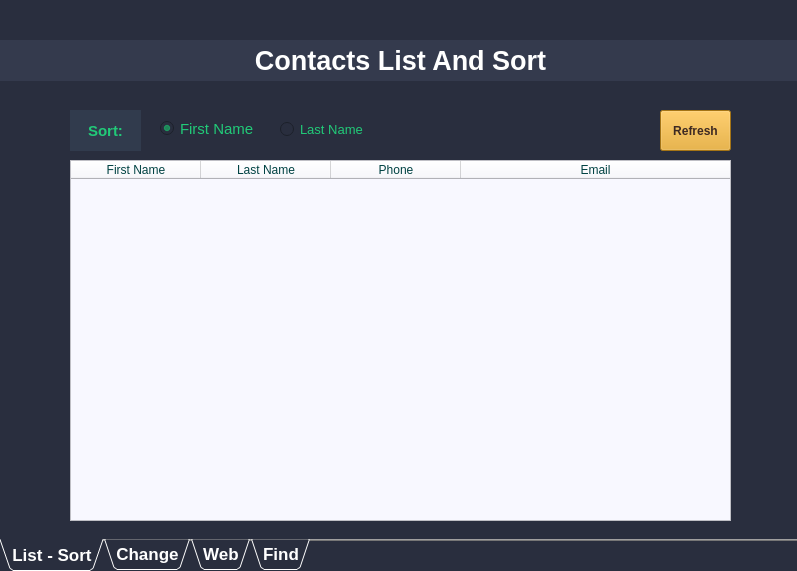
<?xml version="1.0" encoding="UTF-8"?>
<ui version="4.0">
 <class>MainWindow</class>
 <widget class="QMainWindow" name="MainWindow">
  <property name="geometry">
   <rect>
    <x>0</x>
    <y>0</y>
    <width>797</width>
    <height>571</height>
   </rect>
  </property>
  <property name="windowTitle">
   <string>MainWindow</string>
  </property>
  <property name="styleSheet">
   <string notr="true">color:white</string>
  </property>
  <widget class="QWidget" name="centralwidget">
   <widget class="QTabWidget" name="tabWidget">
    <property name="geometry">
     <rect>
      <x>0</x>
      <y>0</y>
      <width>801</width>
      <height>571</height>
     </rect>
    </property>
    <property name="font">
     <font>
      <pointsize>13</pointsize>
      <weight>75</weight>
      <bold>true</bold>
     </font>
    </property>
    <property name="styleSheet">
     <string notr="true">background-color:#292E3E</string>
    </property>
    <property name="tabPosition">
     <enum>QTabWidget::South</enum>
    </property>
    <property name="tabShape">
     <enum>QTabWidget::Triangular</enum>
    </property>
    <property name="currentIndex">
     <number>0</number>
    </property>
    <property name="documentMode">
     <bool>true</bool>
    </property>
    <widget class="QWidget" name="tab_2">
     <attribute name="title">
      <string>List - Sort</string>
     </attribute>
     <widget class="QLabel" name="label_8">
      <property name="geometry">
       <rect>
        <x>0</x>
        <y>40</y>
        <width>801</width>
        <height>41</height>
       </rect>
      </property>
      <property name="font">
       <font>
        <pointsize>20</pointsize>
        <weight>75</weight>
        <bold>true</bold>
       </font>
      </property>
      <property name="styleSheet">
       <string notr="true">background-color:#343A4D; color:white</string>
      </property>
      <property name="text">
       <string>Contacts List And Sort</string>
      </property>
      <property name="alignment">
       <set>Qt::AlignCenter</set>
      </property>
     </widget>
     <widget class="QTableWidget" name="tableWidget">
      <property name="geometry">
       <rect>
        <x>70</x>
        <y>160</y>
        <width>661</width>
        <height>361</height>
       </rect>
      </property>
      <property name="styleSheet">
       <string notr="true">background-color:#F8F8FF;color:#004242</string>
      </property>
      <property name="alternatingRowColors">
       <bool>true</bool>
      </property>
      <property name="textElideMode">
       <enum>Qt::ElideLeft</enum>
      </property>
      <property name="horizontalScrollMode">
       <enum>QAbstractItemView::ScrollPerItem</enum>
      </property>
      <property name="showGrid">
       <bool>true</bool>
      </property>
      <property name="gridStyle">
       <enum>Qt::SolidLine</enum>
      </property>
      <property name="cornerButtonEnabled">
       <bool>true</bool>
      </property>
      <attribute name="horizontalHeaderDefaultSectionSize">
       <number>130</number>
      </attribute>
      <attribute name="horizontalHeaderShowSortIndicator" stdset="0">
       <bool>false</bool>
      </attribute>
      <attribute name="horizontalHeaderStretchLastSection">
       <bool>true</bool>
      </attribute>
      <column>
       <property name="text">
        <string>First Name</string>
       </property>
      </column>
      <column>
       <property name="text">
        <string>Last Name</string>
       </property>
      </column>
      <column>
       <property name="text">
        <string>Phone</string>
       </property>
      </column>
      <column>
       <property name="text">
        <string>Email</string>
       </property>
      </column>
     </widget>
     <widget class="QLabel" name="label_9">
      <property name="geometry">
       <rect>
        <x>70</x>
        <y>110</y>
        <width>71</width>
        <height>41</height>
       </rect>
      </property>
      <property name="font">
       <font>
        <pointsize>11</pointsize>
        <weight>75</weight>
        <bold>true</bold>
       </font>
      </property>
      <property name="styleSheet">
       <string notr="true">background-color:#313B4D; color:#21CA78</string>
      </property>
      <property name="text">
       <string>Sort:</string>
      </property>
      <property name="alignment">
       <set>Qt::AlignCenter</set>
      </property>
     </widget>
     <widget class="QPushButton" name="pushButton_refresh">
      <property name="geometry">
       <rect>
        <x>660</x>
        <y>110</y>
        <width>71</width>
        <height>41</height>
       </rect>
      </property>
      <property name="font">
       <font>
        <pointsize>9</pointsize>
        <weight>75</weight>
        <bold>true</bold>
       </font>
      </property>
      <property name="cursor">
       <cursorShape>PointingHandCursor</cursorShape>
      </property>
      <property name="styleSheet">
       <string notr="true">background-color:#E6A31D; color:#3D2922</string>
      </property>
      <property name="text">
       <string>Refresh</string>
      </property>
     </widget>
     <widget class="QRadioButton" name="radioButton">
      <property name="geometry">
       <rect>
        <x>160</x>
        <y>118</y>
        <width>111</width>
        <height>21</height>
       </rect>
      </property>
      <property name="font">
       <font>
        <pointsize>11</pointsize>
       </font>
      </property>
      <property name="styleSheet">
       <string notr="true">color:#21CA78</string>
      </property>
      <property name="text">
       <string>First Name</string>
      </property>
      <property name="checked">
       <bool>true</bool>
      </property>
     </widget>
     <widget class="QRadioButton" name="radioButton_2">
      <property name="geometry">
       <rect>
        <x>280</x>
        <y>120</y>
        <width>101</width>
        <height>19</height>
       </rect>
      </property>
      <property name="font">
       <font>
        <pointsize>10</pointsize>
       </font>
      </property>
      <property name="styleSheet">
       <string notr="true">color:#21CA78</string>
      </property>
      <property name="text">
       <string>Last Name</string>
      </property>
     </widget>
    </widget>
    <widget class="QWidget" name="tab">
     <attribute name="title">
      <string>Change</string>
     </attribute>
     <widget class="QComboBox" name="comboBox">
      <property name="geometry">
       <rect>
        <x>160</x>
        <y>120</y>
        <width>511</width>
        <height>41</height>
       </rect>
      </property>
      <property name="font">
       <font>
        <weight>75</weight>
        <bold>true</bold>
       </font>
      </property>
      <property name="styleSheet">
       <string notr="true">background-color:#313B4D; color:white
</string>
      </property>
     </widget>
     <widget class="QLineEdit" name="lineEdit">
      <property name="geometry">
       <rect>
        <x>160</x>
        <y>190</y>
        <width>511</width>
        <height>41</height>
       </rect>
      </property>
      <property name="font">
       <font>
        <weight>75</weight>
        <bold>true</bold>
       </font>
      </property>
      <property name="styleSheet">
       <string notr="true">background-color:#313B4D; color:white
</string>
      </property>
      <property name="text">
       <string/>
      </property>
     </widget>
     <widget class="QLabel" name="label">
      <property name="geometry">
       <rect>
        <x>40</x>
        <y>190</y>
        <width>101</width>
        <height>41</height>
       </rect>
      </property>
      <property name="font">
       <font>
        <pointsize>10</pointsize>
        <weight>75</weight>
        <bold>true</bold>
       </font>
      </property>
      <property name="styleSheet">
       <string notr="true">background-color:#313B4D; color:#21CA78</string>
      </property>
      <property name="text">
       <string>First Name:</string>
      </property>
      <property name="alignment">
       <set>Qt::AlignCenter</set>
      </property>
     </widget>
     <widget class="QLabel" name="label_2">
      <property name="geometry">
       <rect>
        <x>40</x>
        <y>260</y>
        <width>101</width>
        <height>41</height>
       </rect>
      </property>
      <property name="font">
       <font>
        <pointsize>10</pointsize>
        <weight>75</weight>
        <bold>true</bold>
       </font>
      </property>
      <property name="styleSheet">
       <string notr="true">background-color:#313B4D; color:#21CA78</string>
      </property>
      <property name="text">
       <string>Last Name:</string>
      </property>
      <property name="alignment">
       <set>Qt::AlignCenter</set>
      </property>
     </widget>
     <widget class="QLineEdit" name="lineEdit_2">
      <property name="geometry">
       <rect>
        <x>160</x>
        <y>260</y>
        <width>511</width>
        <height>41</height>
       </rect>
      </property>
      <property name="font">
       <font>
        <weight>75</weight>
        <bold>true</bold>
       </font>
      </property>
      <property name="styleSheet">
       <string notr="true">background-color:#313B4D; color:white
</string>
      </property>
      <property name="text">
       <string/>
      </property>
     </widget>
     <widget class="QLineEdit" name="lineEdit_3">
      <property name="geometry">
       <rect>
        <x>160</x>
        <y>330</y>
        <width>511</width>
        <height>41</height>
       </rect>
      </property>
      <property name="font">
       <font>
        <weight>75</weight>
        <bold>true</bold>
       </font>
      </property>
      <property name="styleSheet">
       <string notr="true">background-color:#313B4D; color:white
</string>
      </property>
     </widget>
     <widget class="QLabel" name="label_3">
      <property name="geometry">
       <rect>
        <x>40</x>
        <y>330</y>
        <width>101</width>
        <height>41</height>
       </rect>
      </property>
      <property name="font">
       <font>
        <pointsize>10</pointsize>
        <weight>75</weight>
        <bold>true</bold>
       </font>
      </property>
      <property name="styleSheet">
       <string notr="true">background-color:#313B4D; color:#21CA78</string>
      </property>
      <property name="text">
       <string>Phone:</string>
      </property>
      <property name="alignment">
       <set>Qt::AlignCenter</set>
      </property>
     </widget>
     <widget class="QLabel" name="label_4">
      <property name="geometry">
       <rect>
        <x>40</x>
        <y>400</y>
        <width>101</width>
        <height>41</height>
       </rect>
      </property>
      <property name="font">
       <font>
        <pointsize>10</pointsize>
        <weight>75</weight>
        <bold>true</bold>
       </font>
      </property>
      <property name="styleSheet">
       <string notr="true">background-color:#313B4D; color:#21CA78</string>
      </property>
      <property name="text">
       <string>Email:</string>
      </property>
      <property name="alignment">
       <set>Qt::AlignCenter</set>
      </property>
     </widget>
     <widget class="QLineEdit" name="lineEdit_4">
      <property name="geometry">
       <rect>
        <x>160</x>
        <y>400</y>
        <width>511</width>
        <height>41</height>
       </rect>
      </property>
      <property name="font">
       <font>
        <weight>75</weight>
        <bold>true</bold>
       </font>
      </property>
      <property name="styleSheet">
       <string notr="true">background-color:#313B4D; color:white
</string>
      </property>
     </widget>
     <widget class="QLabel" name="label_6">
      <property name="geometry">
       <rect>
        <x>40</x>
        <y>120</y>
        <width>101</width>
        <height>41</height>
       </rect>
      </property>
      <property name="font">
       <font>
        <pointsize>10</pointsize>
        <weight>75</weight>
        <bold>true</bold>
       </font>
      </property>
      <property name="styleSheet">
       <string notr="true">background-color:#313B4D; color:#21CA78</string>
      </property>
      <property name="text">
       <string>Contact:</string>
      </property>
      <property name="alignment">
       <set>Qt::AlignCenter</set>
      </property>
     </widget>
     <widget class="QPushButton" name="pushButton_2">
      <property name="geometry">
       <rect>
        <x>700</x>
        <y>200</y>
        <width>71</width>
        <height>51</height>
       </rect>
      </property>
      <property name="font">
       <font>
        <pointsize>10</pointsize>
        <weight>75</weight>
        <bold>true</bold>
       </font>
      </property>
      <property name="cursor">
       <cursorShape>PointingHandCursor</cursorShape>
      </property>
      <property name="styleSheet">
       <string notr="true">background-color:#E6A31D; color:#3D2922</string>
      </property>
      <property name="text">
       <string>Edit</string>
      </property>
     </widget>
     <widget class="QPushButton" name="pushButton_3">
      <property name="geometry">
       <rect>
        <x>700</x>
        <y>280</y>
        <width>71</width>
        <height>51</height>
       </rect>
      </property>
      <property name="font">
       <font>
        <pointsize>9</pointsize>
        <weight>75</weight>
        <bold>true</bold>
       </font>
      </property>
      <property name="cursor">
       <cursorShape>PointingHandCursor</cursorShape>
      </property>
      <property name="styleSheet">
       <string notr="true">background-color:#E6A31D; color:#3D2922</string>
      </property>
      <property name="text">
       <string>Remove</string>
      </property>
     </widget>
     <widget class="QPushButton" name="pushButton">
      <property name="geometry">
       <rect>
        <x>700</x>
        <y>120</y>
        <width>71</width>
        <height>51</height>
       </rect>
      </property>
      <property name="font">
       <font>
        <pointsize>10</pointsize>
        <weight>75</weight>
        <bold>true</bold>
       </font>
      </property>
      <property name="cursor">
       <cursorShape>PointingHandCursor</cursorShape>
      </property>
      <property name="styleSheet">
       <string notr="true">background-color:#E6A31D; color:#3D2922</string>
      </property>
      <property name="text">
       <string>Add</string>
      </property>
     </widget>
     <widget class="QLabel" name="label_7">
      <property name="geometry">
       <rect>
        <x>0</x>
        <y>40</y>
        <width>801</width>
        <height>41</height>
       </rect>
      </property>
      <property name="font">
       <font>
        <pointsize>20</pointsize>
        <weight>75</weight>
        <bold>true</bold>
       </font>
      </property>
      <property name="styleSheet">
       <string notr="true">background-color:#343A4D; color:white</string>
      </property>
      <property name="text">
       <string>Edit Contacts From Below</string>
      </property>
      <property name="alignment">
       <set>Qt::AlignCenter</set>
      </property>
     </widget>
     <widget class="QLabel" name="label_error">
      <property name="geometry">
       <rect>
        <x>40</x>
        <y>450</y>
        <width>631</width>
        <height>21</height>
       </rect>
      </property>
      <property name="font">
       <font>
        <pointsize>9</pointsize>
        <weight>75</weight>
        <bold>true</bold>
       </font>
      </property>
      <property name="styleSheet">
       <string notr="true">color:red</string>
      </property>
      <property name="text">
       <string/>
      </property>
      <property name="alignment">
       <set>Qt::AlignLeading|Qt::AlignLeft|Qt::AlignVCenter</set>
      </property>
     </widget>
     <widget class="QPushButton" name="pushButton_4">
      <property name="geometry">
       <rect>
        <x>700</x>
        <y>360</y>
        <width>71</width>
        <height>51</height>
       </rect>
      </property>
      <property name="font">
       <font>
        <pointsize>9</pointsize>
        <weight>75</weight>
        <bold>true</bold>
       </font>
      </property>
      <property name="cursor">
       <cursorShape>PointingHandCursor</cursorShape>
      </property>
      <property name="styleSheet">
       <string notr="true">background-color:#E6A31D; color:#3D2922</string>
      </property>
      <property name="text">
       <string>Save</string>
      </property>
     </widget>
    </widget>
    <widget class="QWidget" name="tab_3">
     <attribute name="title">
      <string>Web</string>
     </attribute>
     <widget class="QLabel" name="label_10">
      <property name="geometry">
       <rect>
        <x>40</x>
        <y>400</y>
        <width>101</width>
        <height>41</height>
       </rect>
      </property>
      <property name="font">
       <font>
        <pointsize>10</pointsize>
        <weight>75</weight>
        <bold>true</bold>
       </font>
      </property>
      <property name="styleSheet">
       <string notr="true">background-color:#313B4D; color:#21CA78</string>
      </property>
      <property name="text">
       <string>Email:</string>
      </property>
      <property name="alignment">
       <set>Qt::AlignCenter</set>
      </property>
     </widget>
     <widget class="QLabel" name="label_11">
      <property name="geometry">
       <rect>
        <x>40</x>
        <y>330</y>
        <width>101</width>
        <height>41</height>
       </rect>
      </property>
      <property name="font">
       <font>
        <pointsize>10</pointsize>
        <weight>75</weight>
        <bold>true</bold>
       </font>
      </property>
      <property name="styleSheet">
       <string notr="true">background-color:#313B4D; color:#21CA78</string>
      </property>
      <property name="text">
       <string>Phone:</string>
      </property>
      <property name="alignment">
       <set>Qt::AlignCenter</set>
      </property>
     </widget>
     <widget class="QLineEdit" name="lineEdit_9">
      <property name="geometry">
       <rect>
        <x>160</x>
        <y>400</y>
        <width>511</width>
        <height>41</height>
       </rect>
      </property>
      <property name="font">
       <font>
        <weight>75</weight>
        <bold>true</bold>
       </font>
      </property>
      <property name="styleSheet">
       <string notr="true">background-color:#313B4D; color:white
</string>
      </property>
      <property name="readOnly">
       <bool>true</bool>
      </property>
     </widget>
     <widget class="QLineEdit" name="lineEdit_8">
      <property name="geometry">
       <rect>
        <x>160</x>
        <y>330</y>
        <width>511</width>
        <height>41</height>
       </rect>
      </property>
      <property name="font">
       <font>
        <weight>75</weight>
        <bold>true</bold>
       </font>
      </property>
      <property name="styleSheet">
       <string notr="true">background-color:#313B4D; color:white
</string>
      </property>
      <property name="readOnly">
       <bool>true</bool>
      </property>
     </widget>
     <widget class="QLineEdit" name="lineEdit_6">
      <property name="geometry">
       <rect>
        <x>160</x>
        <y>190</y>
        <width>511</width>
        <height>41</height>
       </rect>
      </property>
      <property name="font">
       <font>
        <weight>75</weight>
        <bold>true</bold>
       </font>
      </property>
      <property name="styleSheet">
       <string notr="true">background-color:#313B4D; color:white
</string>
      </property>
      <property name="readOnly">
       <bool>true</bool>
      </property>
     </widget>
     <widget class="QLineEdit" name="lineEdit_7">
      <property name="geometry">
       <rect>
        <x>160</x>
        <y>260</y>
        <width>511</width>
        <height>41</height>
       </rect>
      </property>
      <property name="font">
       <font>
        <weight>75</weight>
        <bold>true</bold>
       </font>
      </property>
      <property name="styleSheet">
       <string notr="true">background-color:#313B4D; color:white
</string>
      </property>
      <property name="text">
       <string/>
      </property>
      <property name="readOnly">
       <bool>true</bool>
      </property>
     </widget>
     <widget class="QPushButton" name="pushButtonAdd">
      <property name="geometry">
       <rect>
        <x>700</x>
        <y>180</y>
        <width>71</width>
        <height>51</height>
       </rect>
      </property>
      <property name="font">
       <font>
        <pointsize>10</pointsize>
        <weight>75</weight>
        <bold>true</bold>
       </font>
      </property>
      <property name="cursor">
       <cursorShape>PointingHandCursor</cursorShape>
      </property>
      <property name="styleSheet">
       <string notr="true">background-color:#E6A31D; color:#3D2922</string>
      </property>
      <property name="text">
       <string>Add</string>
      </property>
     </widget>
     <widget class="QLabel" name="label_15">
      <property name="geometry">
       <rect>
        <x>0</x>
        <y>40</y>
        <width>801</width>
        <height>41</height>
       </rect>
      </property>
      <property name="font">
       <font>
        <pointsize>20</pointsize>
        <weight>75</weight>
        <bold>true</bold>
       </font>
      </property>
      <property name="styleSheet">
       <string notr="true">background-color:#343A4D; color:white</string>
      </property>
      <property name="text">
       <string>Get Online Contact</string>
      </property>
      <property name="alignment">
       <set>Qt::AlignCenter</set>
      </property>
     </widget>
     <widget class="QLabel" name="label_17">
      <property name="geometry">
       <rect>
        <x>40</x>
        <y>120</y>
        <width>101</width>
        <height>41</height>
       </rect>
      </property>
      <property name="font">
       <font>
        <pointsize>10</pointsize>
        <weight>75</weight>
        <bold>true</bold>
       </font>
      </property>
      <property name="styleSheet">
       <string notr="true">background-color:#313B4D; color:#21CA78</string>
      </property>
      <property name="text">
       <string>Website:</string>
      </property>
      <property name="alignment">
       <set>Qt::AlignCenter</set>
      </property>
     </widget>
     <widget class="QLineEdit" name="lineEdit_5">
      <property name="geometry">
       <rect>
        <x>160</x>
        <y>120</y>
        <width>511</width>
        <height>41</height>
       </rect>
      </property>
      <property name="font">
       <font>
        <pointsize>10</pointsize>
        <weight>75</weight>
        <bold>true</bold>
       </font>
      </property>
      <property name="styleSheet">
       <string notr="true">background-color:#313B4D; color:white
</string>
      </property>
      <property name="text">
       <string>www.fakenamegenerator.com</string>
      </property>
      <property name="alignment">
       <set>Qt::AlignCenter</set>
      </property>
      <property name="readOnly">
       <bool>true</bool>
      </property>
     </widget>
     <widget class="QLabel" name="label_error_2">
      <property name="geometry">
       <rect>
        <x>40</x>
        <y>450</y>
        <width>631</width>
        <height>21</height>
       </rect>
      </property>
      <property name="font">
       <font>
        <pointsize>9</pointsize>
        <weight>75</weight>
        <bold>true</bold>
       </font>
      </property>
      <property name="styleSheet">
       <string notr="true">color:red</string>
      </property>
      <property name="text">
       <string/>
      </property>
      <property name="alignment">
       <set>Qt::AlignLeading|Qt::AlignLeft|Qt::AlignVCenter</set>
      </property>
     </widget>
     <widget class="QLabel" name="label_5">
      <property name="geometry">
       <rect>
        <x>40</x>
        <y>190</y>
        <width>101</width>
        <height>41</height>
       </rect>
      </property>
      <property name="font">
       <font>
        <pointsize>10</pointsize>
        <weight>75</weight>
        <bold>true</bold>
       </font>
      </property>
      <property name="styleSheet">
       <string notr="true">background-color:#313B4D; color:#21CA78</string>
      </property>
      <property name="text">
       <string>First Name:</string>
      </property>
      <property name="alignment">
       <set>Qt::AlignCenter</set>
      </property>
     </widget>
     <widget class="QLabel" name="label_12">
      <property name="geometry">
       <rect>
        <x>40</x>
        <y>260</y>
        <width>101</width>
        <height>41</height>
       </rect>
      </property>
      <property name="font">
       <font>
        <pointsize>10</pointsize>
        <weight>75</weight>
        <bold>true</bold>
       </font>
      </property>
      <property name="styleSheet">
       <string notr="true">background-color:#313B4D; color:#21CA78</string>
      </property>
      <property name="text">
       <string>Last Name:</string>
      </property>
      <property name="alignment">
       <set>Qt::AlignCenter</set>
      </property>
     </widget>
     <widget class="QPushButton" name="pushButtonGather">
      <property name="geometry">
       <rect>
        <x>700</x>
        <y>120</y>
        <width>71</width>
        <height>51</height>
       </rect>
      </property>
      <property name="font">
       <font>
        <pointsize>10</pointsize>
        <weight>75</weight>
        <bold>true</bold>
       </font>
      </property>
      <property name="cursor">
       <cursorShape>PointingHandCursor</cursorShape>
      </property>
      <property name="styleSheet">
       <string notr="true">background-color:#E6A31D; color:#3D2922</string>
      </property>
      <property name="text">
       <string>Gather</string>
      </property>
     </widget>
    </widget>
    <widget class="QWidget" name="tab_4">
     <attribute name="title">
      <string>Find</string>
     </attribute>
     <widget class="QLabel" name="label_16">
      <property name="geometry">
       <rect>
        <x>0</x>
        <y>40</y>
        <width>801</width>
        <height>41</height>
       </rect>
      </property>
      <property name="font">
       <font>
        <pointsize>20</pointsize>
        <weight>75</weight>
        <bold>true</bold>
       </font>
      </property>
      <property name="styleSheet">
       <string notr="true">background-color:#343A4D; color:white</string>
      </property>
      <property name="text">
       <string>Find Contact In Text</string>
      </property>
      <property name="alignment">
       <set>Qt::AlignCenter</set>
      </property>
     </widget>
     <widget class="QPushButton" name="pushButton_Find">
      <property name="geometry">
       <rect>
        <x>710</x>
        <y>120</y>
        <width>71</width>
        <height>51</height>
       </rect>
      </property>
      <property name="font">
       <font>
        <pointsize>10</pointsize>
        <weight>75</weight>
        <bold>true</bold>
       </font>
      </property>
      <property name="cursor">
       <cursorShape>PointingHandCursor</cursorShape>
      </property>
      <property name="styleSheet">
       <string notr="true">background-color:#E6A31D; color:#3D2922</string>
      </property>
      <property name="text">
       <string>Find</string>
      </property>
     </widget>
     <widget class="QTextBrowser" name="textBrowser">
      <property name="geometry">
       <rect>
        <x>30</x>
        <y>120</y>
        <width>661</width>
        <height>191</height>
       </rect>
      </property>
      <property name="font">
       <font>
        <pointsize>12</pointsize>
       </font>
      </property>
      <property name="cursor" stdset="0">
       <cursorShape>IBeamCursor</cursorShape>
      </property>
      <property name="styleSheet">
       <string notr="true">background-color:#313B4D; color:white
</string>
      </property>
      <property name="frameShape">
       <enum>QFrame::StyledPanel</enum>
      </property>
      <property name="frameShadow">
       <enum>QFrame::Sunken</enum>
      </property>
      <property name="readOnly">
       <bool>false</bool>
      </property>
      <property name="placeholderText">
       <string>Text:</string>
      </property>
     </widget>
     <widget class="QTextBrowser" name="textBrowser_2">
      <property name="geometry">
       <rect>
        <x>30</x>
        <y>330</y>
        <width>661</width>
        <height>191</height>
       </rect>
      </property>
      <property name="font">
       <font>
        <pointsize>12</pointsize>
       </font>
      </property>
      <property name="cursor" stdset="0">
       <cursorShape>IBeamCursor</cursorShape>
      </property>
      <property name="styleSheet">
       <string notr="true">background-color:#313B4D; color:white
</string>
      </property>
      <property name="frameShape">
       <enum>QFrame::StyledPanel</enum>
      </property>
      <property name="frameShadow">
       <enum>QFrame::Sunken</enum>
      </property>
      <property name="readOnly">
       <bool>false</bool>
      </property>
      <property name="placeholderText">
       <string>Results:</string>
      </property>
     </widget>
    </widget>
   </widget>
  </widget>
 </widget>
 <resources/>
 <connections/>
</ui>
